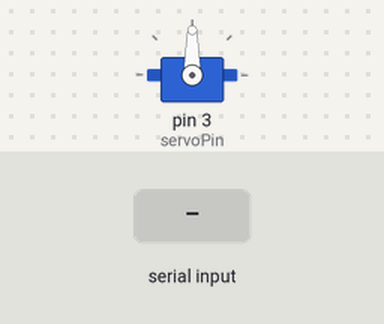
Recording of a sketch running on a simulated Arduino Uno, built with avr-gcc and run on an emulated ATmega328P. Parts: servo. The inputs (shaded band) are chosen by the test bench.

Above: at 1.2 s.
1.3 s: "c" received over Serial
At 2.5 s:
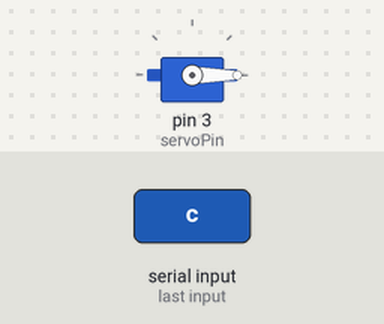
2.8 s: "o" received over Serial
At 3.8 s:
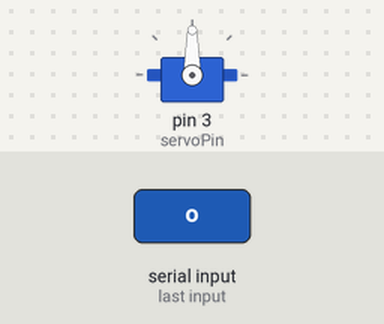
Timing chart, 0 to 5.8 s (numbered marks = the images above; inputs shaded):
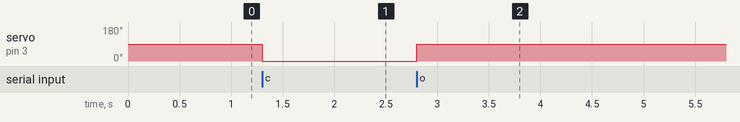

Measured:
- after the input at 1.3 s, servo on pin 3 (servoPin): 90° → 0° at once
- after the input at 2.8 s, servo on pin 3 (servoPin): 0° → 90° at once

The sketch:

sketch_jan13a.ino
```cpp
#include <Servo.h>

Servo myServo;
int servoPin = 3;

void setup() {
  myServo.attach(servoPin);
  Serial.begin(9600); // Start serial communication at 9600 baud rate
}

void loop() {
  if (Serial.available() > 0) { // Check if serial input is available
    char input = Serial.read(); // Read the input

    // Check the input character
    if (input == 'o') { // Let's say 'o' for open or turn
      myServo.write(90); // Turn servo to 90 degrees
      delay(1000); // Delay for demonstration purposes
    } else if (input == 'c') { // 'c' for close or reset
      myServo.write(0); // Reset servo to 0 degrees
      delay(1000); // Delay for demonstration purposes
    }
  }
}
```
